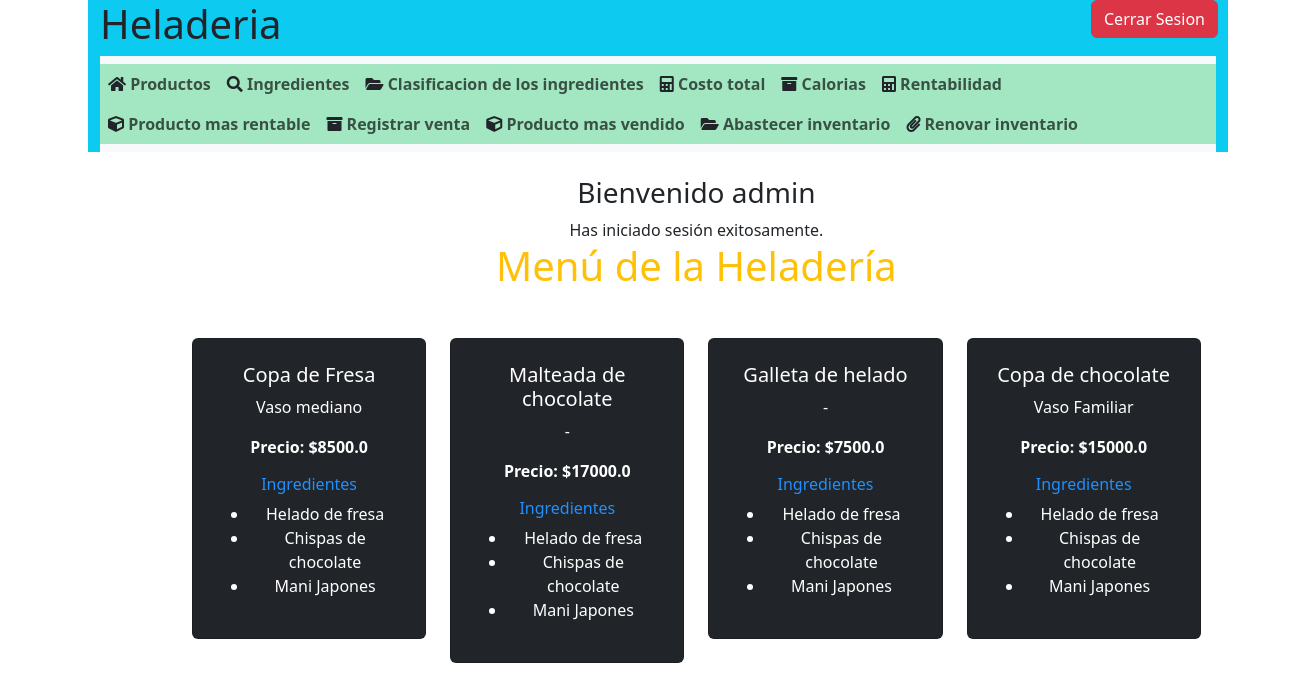
/ (signed in), run on the app's committed database.
### models/Usuario.py (models this page shows, shortened)
class Usuario(UserMixin, db.Model):
    __tablename__ = 'usuarios'
    id = db.Column(db.Integer, primary_key=True)
    usuario = db.Column(db.String(80), unique=True, nullable=False)
    password = db.Column(db.String(200), nullable=False)
    es_admin = db.Column(db.Boolean)
    es_empleado = db.Column(db.Boolean)
    es_cliente = db.Column(db.Boolean)

### models/Productos.py (models this page shows, shortened)
class Producto(db.Model):
        __tablename__ = 'productos'
        id = db.Column(db.Integer, primary_key = True)
        nombre = db.Column(db.String(100), nullable = False, unique = True)
        precio_publico = db.Column(db.Float, nullable = False)
        rentabilidad = db.Column(db.Float, nullable = False)
        tipo_vaso = db.Column(db.String(100))
        volumen = db.Column(db.Float)
        ingrediente1_id = db.Column(db.Integer, db.ForeignKey('ingredientes.id'),nullable = True)
        ingrediente2_id = db.Column(db.Integer, db.ForeignKey('ingredientes.id'), nullable = True)
        ingrediente3_id = db.Column(db.Integer, db.ForeignKey('ingredientes.id'), nullable = True)
        ventas_totales = db.Column(db.Integer, default=0)
        ingrediente1 = db.relationship('Ingrediente', foreign_keys=[ingrediente1_id])
        ingrediente2 = db.relationship('Ingrediente', foreign_keys=[ingrediente2_id])
        ingrediente3 = db.relationship('Ingrediente', foreign_keys=[ingrediente3_id])

### models/Ingredientes.py (models this page shows, shortened)
class Ingrediente(db.Model):
    __tablename__ = 'ingredientes'
    id = db.Column(db.Integer, primary_key = True)
    nombre = db.Column(db.String(100))
    precio = db.Column(db.Float)
    calorias = db.Column(db.Float)
    inventario = db.Column(db.Integer)
    es_vegetariano = db.Column(db.Boolean)
    sabor = db.Column(db.String(100))

### views/Heladeria_controller.py (the view)
    @app.route("/")
    @login_required
    def index():
        productos = None
        productos = Producto.query.limit(4).all()
        return render_template('index.html', productos = productos or " - ",  usuario = current_user.usuario)

### templates/index.html (shortened to what this page needs)
{% include '/scripts.html'  %}
{% include '/header.html'  %}
<!DOCTYPE html>
<html lang="en">
<head>
</head>
<main class="main text-center py-4">
    <body>
        <h3>Bienvenido {{ usuario }}</h3>
    <span>Has iniciado sesión exitosamente.</span>
    <h1 class="text-center text-warning">Menú de la Heladería</h1>
          <div class="container mt-5 table table-dark" >
              <div class="row mt-4">
                  {% for producto in productos %}
                  <div class="col-md-3">
                      <div class="card">
                          <div class="card-body">
                              <h5 class="card-title">{{ producto.nombre }}</h5>
                              {% if producto %}
                              <p class="card-text">{{ producto.tipo_vaso }}</p>
                              {% else %}
                              <p class="card-text"> - </p>
                              {% endif %}
                              <p class="card-text"><strong>Precio: ${{ producto.precio_publico }}</strong></p>
                              <h6 class="card-title" style="color: dodgerblue;">Ingredientes</h6>
                              <ul>
                                  <li> {{ producto.ingrediente1.nombre if producto.ingrediente1 }}</li>
                                  <li> {{ producto.ingrediente2.nombre if producto.ingrediente2 }}</li>
                                  <li> {{ producto.ingrediente3.nombre if producto.ingrediente3 }}</li>
                              </ul>
                          </div>
                      </div>
                  </div>
                  {% endfor %}
              </div>
          </div>
      </body>
      </html>
</body>
</html>

### static/css/style2.css (style rules this page uses)
* { margin: 0px; padding: 0px; box-sizing: border-box; }
main { width: 80%; height: 40rem; border: none; padding: 1px 10px 6px 10px; border-radius: 20px; justify-content: center; margin-left: 170px; }

### data on the page
Usuario: usuario "admin"
Producto: nombre "Copa de Fresa", tipo_vaso "Vaso mediano", precio_publico "8500.0", ingrediente1 "Helado de fresa", ingrediente2 "Chispas de chocolate", ingrediente3 "Mani Japones"
Producto: nombre "Malteada de chocolate", tipo_vaso "-", precio_publico "17000.0", ingrediente1 "Helado de fresa", ingrediente2 "Chispas de chocolate", ingrediente3 "Mani Japones"
Producto: nombre "Galleta de helado", tipo_vaso "-", precio_publico "7500.0", ingrediente1 "Helado de fresa", ingrediente2 "Chispas de chocolate", ingrediente3 "Mani Japones"
Producto: nombre "Copa de chocolate", tipo_vaso "Vaso Familiar", precio_publico "15000.0", ingrediente1 "Helado de fresa", ingrediente2 "Chispas de chocolate", ingrediente3 "Mani Japones"
